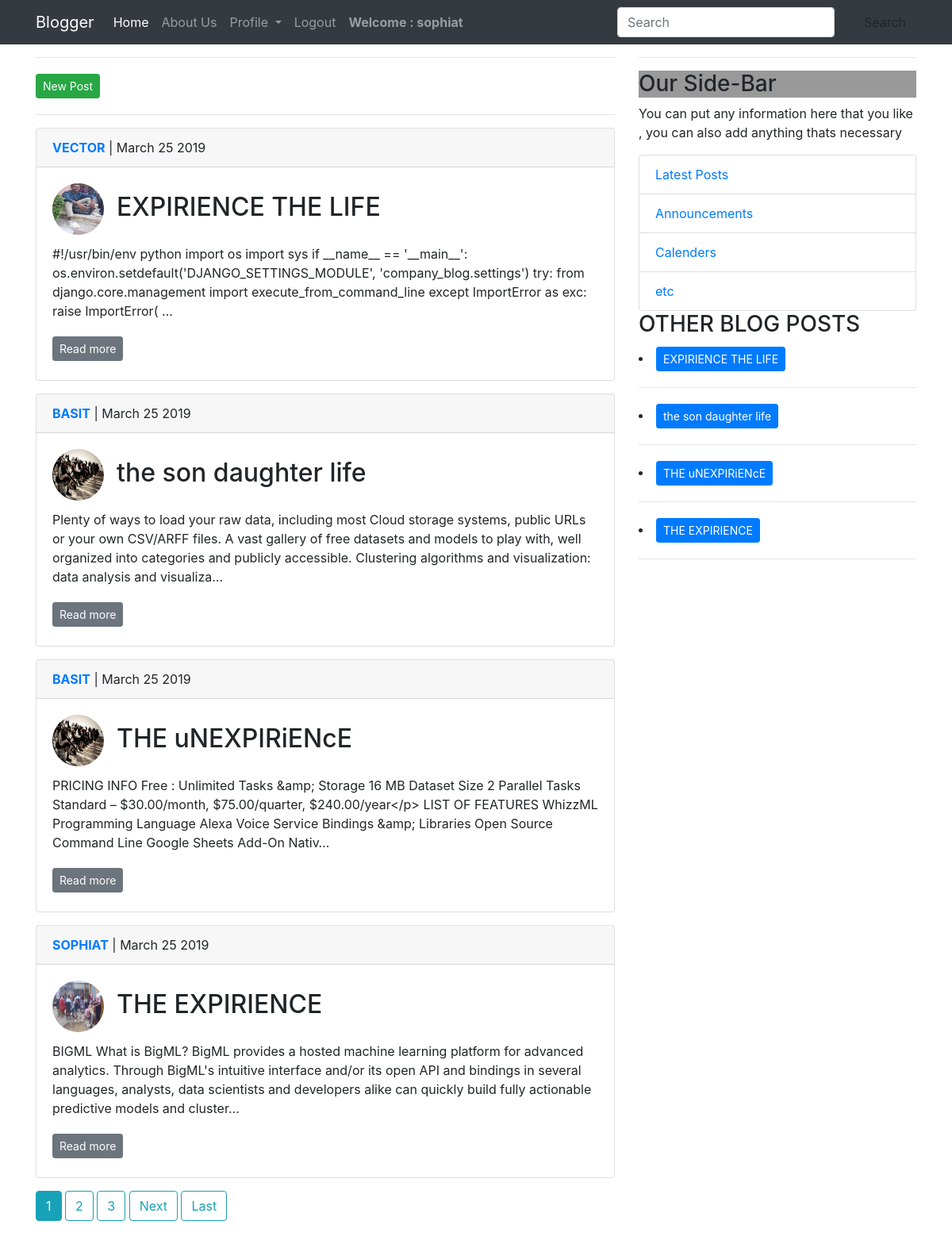
Page / (signed in) on the committed database.
### blog/models.py (models this page shows, shortened)
class Post(models.Model):
    author = models.ForeignKey(User,on_delete=models.CASCADE)
    title= models.CharField(max_length=200)
    content = models.TextField()
    date_posted = models.DateTimeField(default=timezone.now)
    last_modified = models.DateTimeField(auto_now=True)

### users/models.py (models this page shows, shortened)
class Profile(models.Model):
    user = models.OneToOneField(User,on_delete=models.CASCADE)
    bio = models.CharField(max_length=200)
    profile_pic = models.ImageField(default='default.jpg', upload_to = 'profile_pics')

### blog/views.py (the view)
# urls.py: path('', views.PostListView.as_view() , name='home'),
class PostListView(ListView):
    context_object_name = 'posts'
    model = Post
    ordering = ['-date_posted']
    paginate_by = 4

### blog/templates/blog/post_list.html (shortened to what this page needs)
{% extends 'base.html' %}
{% block content %}
<hr>
{% if user.is_authenticated %}
  <div>
    <a class="btn btn-success btn-sm mt-1 mb-1" href="{% url 'blog:post_new' %}" style='text_align':center; >New Post</a>
  </div>
{% endif %}
<hr>
  {% for post in posts %}
    <div class="card w-80 mb-3">
      <div class="card-header"><p class="card-text"><span style="color:blue;"><strong><a href="{% url 'blog:user_posts' post.author.username %}">{{post.author|upper}}</a></strong></span> | {{post.date_posted|date:"F d Y"}}</p></div>
      <div class="card-body">
        <h2 class="card-title"><span><img class="rounded-circle article-img" src="{{ post.author.profile.profile_pic.url }}"></span>{{post.title}}</h2>
        <p class="card-text">{{post.content|truncatechars:300}}</p>
        <a href="{% url 'blog:post_detail' pk=post.pk%}" class="btn btn-secondary btn-sm mt-1 mb-1">Read more</a>
      </div>
    </div>
  {% endfor %}
  {% if is_paginated %}
    {% for num in page_obj.paginator.page_range %}
      {% if page_obj.number == num %}
        <a class="btn btn-info mb-4" href="?page={{ num }}">{{ num }}</a>
      {% elif num > page_obj.number|add:'-3' and num < page_obj.number|add:'3' %}
        <a class="btn btn-outline-info mb-4" href="?page={{ num }}">{{ num }}</a>
      {% endif %}
    {% endfor %}
    {% if page_obj.has_next %}
      <a class="btn btn-outline-info mb-4" href="?page={{ page_obj.next_page_number }}">Next</a>
      <a class="btn btn-outline-info mb-4" href="?page={{ page_obj.paginator.num_pages }}">Last</a>
    {% endif %}
  {% endif %}
{% endblock %}
{% block links %}
<div class="col-md-4 ">
  <hr>
  <h3 style='background-color : #999;'>Our Side-Bar</h3>
  <p>You can put any information here that you like , you can also add anything thats necessary</p>
  <div class="list-group">
    <a href="#" class="list-group-item">Latest Posts</a>
    <a href="#" class="list-group-item">Announcements</a>
    <a href="#" class="list-group-item">Calenders</a>
    <a href="#" class="list-group-item">etc</a>
  </div>
  <h3>OTHER BLOG POSTS</h3>
  {% for post in posts %}
        <li><a href="{% url 'blog:post_detail' pk=post.pk%}" class="btn btn-primary btn-sm mt-1 mb-1">{{post.title}}</a></li>
        <hr>
  {% endfor %}
</div>
{% endblock links%}

### blog/templates/base.html (shortened to what this page needs)
<!DOCTYPE html>
{% load staticfiles %}
<html lang="en" dir="ltr">
  <head>
    <link rel="stylesheet" href="{%static 'css/main.css' %}">
    <link rel="stylesheet" href="{%static 'css/bootstrap/bootstrap.min.css' %}">
  </head>
  <body>
    <nav class="navbar navbar-expand-lg navbar-dark bg-dark">
      <div class="container">
      <a class="navbar-brand" href="{% url 'blog:home'%}">Blogger</a>
      <div class="collapse navbar-collapse" id="basicExampleNav">
        <ul class="navbar-nav mr-auto">
          <li class="nav-item active">
            <a class="nav-link" href="#">Home
            </a>
          </li>
          <li class="nav-item">
            <a class="nav-link" href="{% url 'blog:about'%}">About Us</a>
          </li>
          {% if request.user.is_authenticated %}
          <li class="nav-item dropdown">
            <a class="nav-link dropdown-toggle" href="http://example.com" id="navbarDropdownMenuLink" data-toggle="dropdown" aria-haspopup="true" aria-expanded="false">
              Profile
            </a>
        </li>
        {% endif %}
        {% if request.user.is_authenticated %}
          <li class="nav-item">
            <a class="nav-link" href="{% url 'account_logout' %}">Logout</a>
          </li>
          <li class="nav-item navbar-nav ">
              <a class="nav-link" href="{% url 'users:profile' %}"><strong>Welcome : {{ user.username }}</strong></a>
          </li>
       {% endif %}
      </ul>
        <div class="">
          <form class="form-inline">
            <div class="md-form my-0">
              <input class="form-control mr-sm-2" type="text" placeholder="Search" aria-label="Search">
            </div>
            <button class="btn btn-outline-white btn-md my-2 my-sm-0 ml-3" type="submit">Search</button>
          </form>
        </div>
    </nav>
    <div class="container">
      <div class="row">
        <div class="col-md-8">
          {% block content %}
          {% endblock %}
        </div>
        {% block links %}
        {% endblock links%}
      </div>
    </div>
  </body>
</html>

### static/css/main.css (style rules this page uses)
body { background: #fafafa; color: #333333; }
h1, h2, h3, h4, h5, h6 { color: #444444; }
ul { margin: 0; }
.article-img { height: 65px; width: 65px; margin-right: 16px; }

### rows in the picture
Post: author "VECTOR", date_posted "March 25 2019", author.profile.profile_pic (picture), title "EXPIRIENCE THE LIFE", content "#!/usr/bin/env python import os import sys if __name__ == '__main__': os.environ.setdefault('DJANGO_SETTINGS_MODULE', 'company_blog.settings') try: from django.core.management import execute_from_command_line except ImportError as exc: raise ImportError( …"
Post: author "BASIT", date_posted "March 25 2019", author.profile.profile_pic (picture), title "the son daughter life", content "Plenty of ways to load your raw data, including most Cloud storage systems, public URLs or your own CSV/ARFF files. A vast gallery of free datasets and models to play with, well organized into categories and publicly accessible. Clustering algorithms and visualization: data analysis and visualiza…"
Post: author "BASIT", date_posted "March 25 2019", author.profile.profile_pic (picture), title "THE uNEXPIRiENcE", content "PRICING INFO Free : Unlimited Tasks &amp; Storage 16 MB Dataset Size 2 Parallel Tasks Standard – $30.00/month, $75.00/quarter, $240.00/year</p> LIST OF FEATURES WhizzML Programming Language Alexa Voice Service Bindings &amp; Libraries Open Source Command Line Google Sheets Add-On Nativ…"
Post: author "SOPHIAT", date_posted "March 25 2019", author.profile.profile_pic (picture), title "THE EXPIRIENCE", content "BIGML What is BigML? BigML provides a hosted machine learning platform for advanced analytics. Through BigML's intuitive interface and/or its open API and bindings in several languages, analysts, data scientists and developers alike can quickly build fully actionable predictive models and cluster…"

### other values in the picture
{{ user.username }} "sophiat"
{{ num }} "1"
{{ num }} "2" "3"
